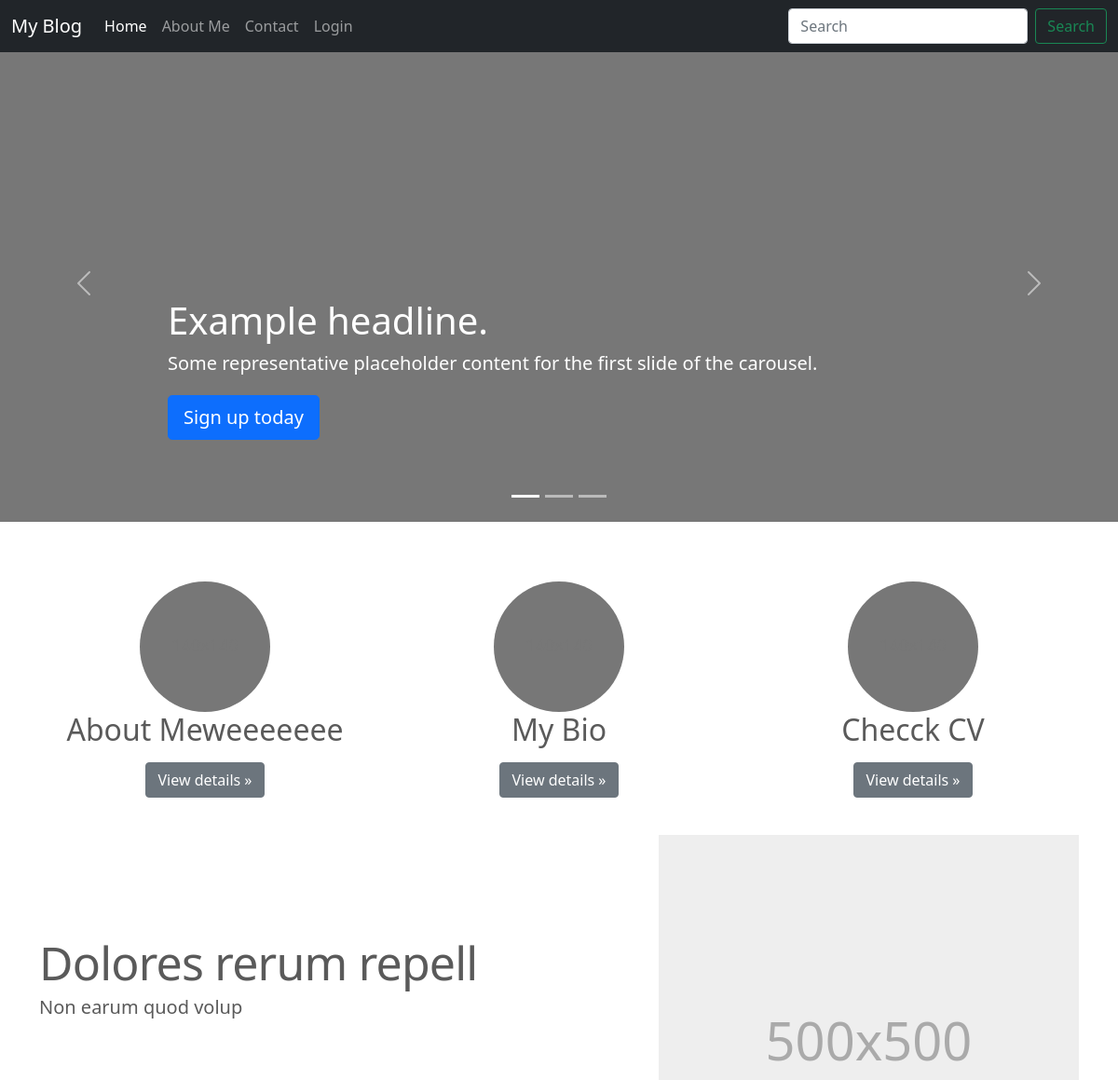
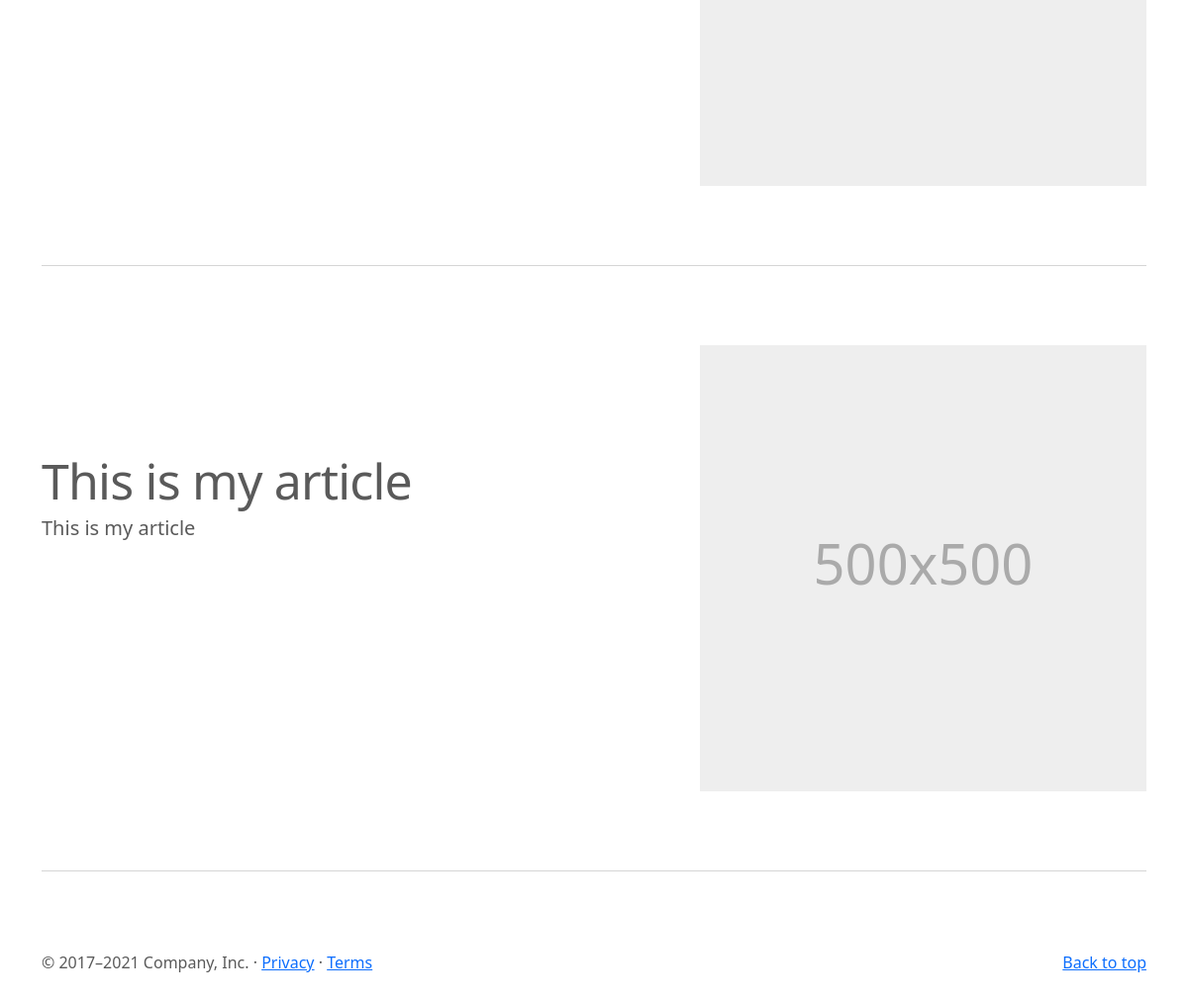
The page / on the database its author committed (2 pictures, top to bottom).
### tables this page shows
CREATE TABLE IF NOT EXISTS `tbl_page` (
  `id` int NOT NULL AUTO_INCREMENT,
  `title` varchar(255) DEFAULT NULL,
  `content` text,
  `created_date` datetime DEFAULT NULL,
  `updated_date` datetime DEFAULT NULL,
  `publish` tinyint(1) DEFAULT NULL,
  PRIMARY KEY (`id`)
);

CREATE TABLE IF NOT EXISTS `tbl_article` (
  `id` int NOT NULL,
  `title` varchar(255) DEFAULT NULL,
  `content` text,
  `created_at` datetime DEFAULT NULL,
  `updated_at` datetime DEFAULT NULL,
  `publish` tinyint(1) DEFAULT NULL
);

### common/home-featured-articles.php (the view)
<?php
$sql = "SELECT id, title, content, publish FROM tbl_article WHERE publish = 1 LIMIT 5";
$result = $conn->query($sql);
?>
<?php
if ($result->num_rows > 0) {
while($row = $result->fetch_assoc()) {
?>
<div class="row featurette">
    <div class="col-md-7">
        <h2 class="featurette-heading"><?php echo $row['title']; ?></h2>
        <p class="lead"><?php echo $row['content']; ?></p>
    </div>
    <div class="col-md-5">
        <svg class="bd-placeholder-img bd-placeholder-img-lg featurette-image img-fluid mx-auto" width="500" height="500" xmlns="http://www.w3.org/2000/svg" role="img" aria-label="Placeholder: 500x500" preserveAspectRatio="xMidYMid slice" focusable="false"><title>Placeholder</title><rect width="100%" height="100%" fill="#eee"/><text x="50%" y="50%" fill="#aaa" dy=".3em">500x500</text></svg>
    </div>
</div>
<hr class="featurette-divider">
    <?php
}
}
?>

### common/home-featured-pages.php (shortened to what this page needs)
<?php
$sql = "SELECT id, title, publish FROM tbl_page WHERE publish = 1 LIMIT 3";
$result = $conn->query($sql);
?>
<div class="row">
    <?php
    if ($result->num_rows > 0) {
        while($row = $result->fetch_assoc()) {
            ?>
            <div class="col-lg-4">
                <h2><?php echo $row['title'] ?></h2>
                <p><a class="btn btn-secondary" href="#">View details &raquo;</a></p>
            </div>
            <?php
        }
    }
    ?>
</div>

### assets/css/carousel.css (style rules this page uses)
body { padding-top: 3rem; padding-bottom: 3rem; color: #5a5a5a; }
.marketing .col-lg-4 { margin-bottom: 1.5rem; text-align: center; }
.marketing h2 { font-weight: 400; }
.marketing .col-lg-4 p { margin-right: .75rem; margin-left: .75rem; }
.featurette-divider { margin: 5rem 0; }
.featurette-heading { font-weight: 300; line-height: 1; letter-spacing: -.05rem; }
@media (min-width: 40em) { .featurette-heading { font-size: 50px; } }
@media (min-width: 62em) { .featurette-heading { margin-top: 7rem; } }

### common/header.php (style rules this page uses)
.bd-placeholder-img { font-size: 1.125rem; text-anchor: middle; -webkit-user-select: none; -moz-user-select: none; user-select: none; }
@media (min-width: 768px) { .bd-placeholder-img-lg { font-size: 3.5rem; } }

### rows shown on the page
tbl_page: title "About Meweeeeeee"
tbl_page: title "My Bio"
tbl_page: title "Checck CV"
tbl_article: title "Dolores rerum repell", content "Non earum quod volup"
tbl_article: title "This is my article", content "This is my article"
